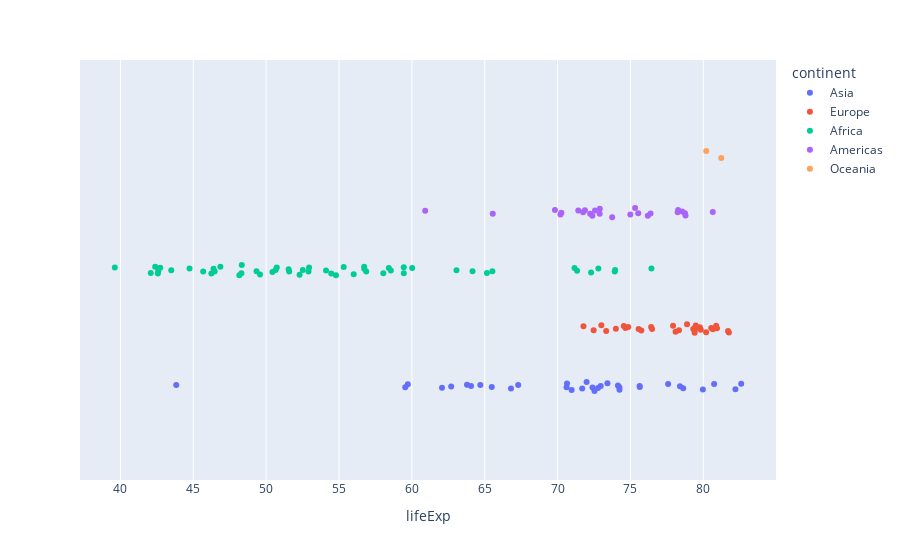

Notebook source saved alongside this figure:
### Code cell
px.strip(df, x='lifeExp', color="continent", hover_name="country")

### Figure 1 — Plotly figure (JSON) as saved in the notebook; plotly's stock layout.template omitted (floating-point values rounded to 4 significant figures)
{"data": [{"alignmentgroup": "True", "boxpoints": "all", "fillcolor": "rgba(255,255,255,0)", "hoveron": "points", "hovertemplate": "<b>%{hovertext}</b><br><br>continent=Asia<br>lifeExp=%{x}<extra></extra>", "hovertext": ["Afghanistan", "Bahrain", "Bangladesh", "Cambodia", "China", "Hong Kong, China", "India", "Indonesia", "Iran", "Iraq", "Israel", "Japan", "Jordan", "Korea, Dem. Rep.", "Korea, Rep.", "Kuwait", "Lebanon", "Malaysia", "Mongolia", "Myanmar", "Nepal", "Oman", "Pakistan", "Philippines", "Saudi Arabia", "Singapore", "Sri Lanka", "Syria", "Taiwan", "Thailand", "Vietnam", "West Bank and Gaza", "Yemen, Rep."], "legendgroup": "Asia", "line": {"color": "rgba(255,255,255,0)"}, "marker": {"color": "#636efa"}, "name": "Asia", "offsetgroup": "Asia", "orientation": "h", "pointpos": 0, "showlegend": true, "type": "box", "x": [43.83, 75.64, 64.06, 59.72, 72.96, 82.21, 64.7, 70.65, 70.96, 59.55, 80.75, 82.6, 72.53, 67.3, 78.62, 77.59, 71.99, 74.24, 66.8, 62.07, 63.78, 75.64, 65.48, 71.69, 72.78, 79.97, 72.4, 74.14, 78.4, 70.62, 74.25, 73.42, 62.7], "x0": " ", "xaxis": "x", "y0": " ", "yaxis": "y"}, {"alignmentgroup": "True", "boxpoints": "all", "fillcolor": "rgba(255,255,255,0)", "hoveron": "points", "hovertemplate": "<b>%{hovertext}</b><br><br>continent=Europe<br>lifeExp=%{x}<extra></extra>", "hovertext": ["Albania", "Austria", "Belgium", "Bosnia and Herzegovina", "Bulgaria", "Croatia", "Czech Republic", "Denmark", "Finland", "France", "Germany", "Greece", "Hungary", "Iceland", "Ireland", "Italy", "Montenegro", "Netherlands", "Norway", "Poland", "Portugal", "Romania", "Serbia", "Slovak Republic", "Slovenia", "Spain", "Sweden", "Switzerland", "Turkey", "United Kingdom"], "legendgroup": "Europe", "line": {"color": "rgba(255,255,255,0)"}, "marker": {"color": "#EF553B"}, "name": "Europe", "offsetgroup": "Europe", "orientation": "h", "pointpos": 0, "showlegend": true, "type": "box", "x": [76.42, 79.83, 79.44, 74.85, 73.0, 75.75, 76.49, 78.33, 79.31, 80.66, 79.41, 79.48, 73.34, 81.76, 78.89, 80.55, 74.54, 79.76, 80.2, 75.56, 78.1, 72.48, 74.0, 74.66, 77.93, 80.94, 80.88, 81.7, 71.78, 79.42], "x0": " ", "xaxis": "x", "y0": " ", "yaxis": "y"}, {"alignmentgroup": "True", "boxpoints": "all", "fillcolor": "rgba(255,255,255,0)", "hoveron": "points", "hovertemplate": "<b>%{hovertext}</b><br><br>continent=Africa<br>lifeExp=%{x}<extra></extra>", "hovertext": ["Algeria", "Angola", "Benin", "Botswana", "Burkina Faso", "Burundi", "Cameroon", "Central African Republic", "Chad", "Comoros", "Congo, Dem. Rep.", "Congo, Rep.", "Cote d'Ivoire", "Djibouti", "Egypt", "Equatorial Guinea", "Eritrea", "Ethiopia", "Gabon", "Gambia", "Ghana", "Guinea", "Guinea-Bissau", "Kenya", "Lesotho", "Liberia", "Libya", "Madagascar", "Malawi", "Mali", "Mauritania", "Mauritius", "Morocco", "Mozambique", "Namibia", "Niger", "Nigeria", "Reunion", "Rwanda", "Sao Tome and Principe", "Senegal", "Sierra Leone", "Somalia", "South Africa", "Sudan", "Swaziland", "Tanzania", "Togo", "Tunisia", "Uganda", "Zambia", "Zimbabwe"], "legendgroup": "Africa", "line": {"color": "rgba(255,255,255,0)"}, "marker": {"color": "#00cc96"}, "name": "Africa", "offsetgroup": "Africa", "orientation": "h", "pointpos": 0, "showlegend": true, "type": "box", "x": [72.3, 42.73, 56.73, 50.73, 52.3, 49.58, 50.43, 44.74, 50.65, 65.15, 46.46, 55.32, 48.33, 54.79, 71.34, 51.58, 58.04, 52.95, 56.73, 59.45, 60.02, 56.01, 46.39, 54.11, 42.59, 45.68, 73.95, 59.44, 48.3, 54.47, 64.16, 72.8, 71.16, 42.08, 52.91, 56.87, 46.86, 76.44, 46.24, 65.53, 63.06, 42.57, 48.16, 49.34, 58.56, 39.61, 52.52, 58.42, 73.92, 51.54, 42.38, 43.49], "x0": " ", "xaxis": "x", "y0": " ", "yaxis": "y"}, {"alignmentgroup": "True", "boxpoints": "all", "fillcolor": "rgba(255,255,255,0)", "hoveron": "points", "hovertemplate": "<b>%{hovertext}</b><br><br>continent=Americas<br>lifeExp=%{x}<extra></extra>", "hovertext": ["Argentina", "Bolivia", "Brazil", "Canada", "Chile", "Colombia", "Costa Rica", "Cuba", "Dominican Republic", "Ecuador", "El Salvador", "Guatemala", "Haiti", "Honduras", "Jamaica", "Mexico", "Nicaragua", "Panama", "Paraguay", "Peru", "Puerto Rico", "Trinidad and Tobago", "United States", "Uruguay", "Venezuela"], "legendgroup": "Americas", "line": {"color": "rgba(255,255,255,0)"}, "marker": {"color": "#ab63fa"}, "name": "Americas", "offsetgroup": "Americas", "orientation": "h", "pointpos": 0, "showlegend": true, "type": "box", "x": [75.32, 65.55, 72.39, 80.65, 78.55, 72.89, 78.78, 78.27, 72.23, 74.99, 71.88, 70.26, 60.92, 70.2, 72.57, 76.19, 72.9, 75.54, 71.75, 71.42, 78.75, 69.82, 78.24, 76.38, 73.75], "x0": " ", "xaxis": "x", "y0": " ", "yaxis": "y"}, {"alignmentgroup": "True", "boxpoints": "all", "fillcolor": "rgba(255,255,255,0)", "hoveron": "points", "hovertemplate": "<b>%{hovertext}</b><br><br>continent=Oceania<br>lifeExp=%{x}<extra></extra>", "hovertext": ["Australia", "New Zealand"], "legendgroup": "Oceania", "line": {"color": "rgba(255,255,255,0)"}, "marker": {"color": "#FFA15A"}, "name": "Oceania", "offsetgroup": "Oceania", "orientation": "h", "pointpos": 0, "showlegend": true, "type": "box", "x": [81.23, 80.2], "x0": " ", "xaxis": "x", "y0": " ", "yaxis": "y"}], "layout": {"boxmode": "group", "legend": {"title": {"text": "continent"}, "tracegroupgap": 0}, "margin": {"t": 60}, "xaxis": {"anchor": "y", "domain": [0, 1], "title": {"text": "lifeExp"}}, "yaxis": {"anchor": "x", "domain": [0, 1]}}}
